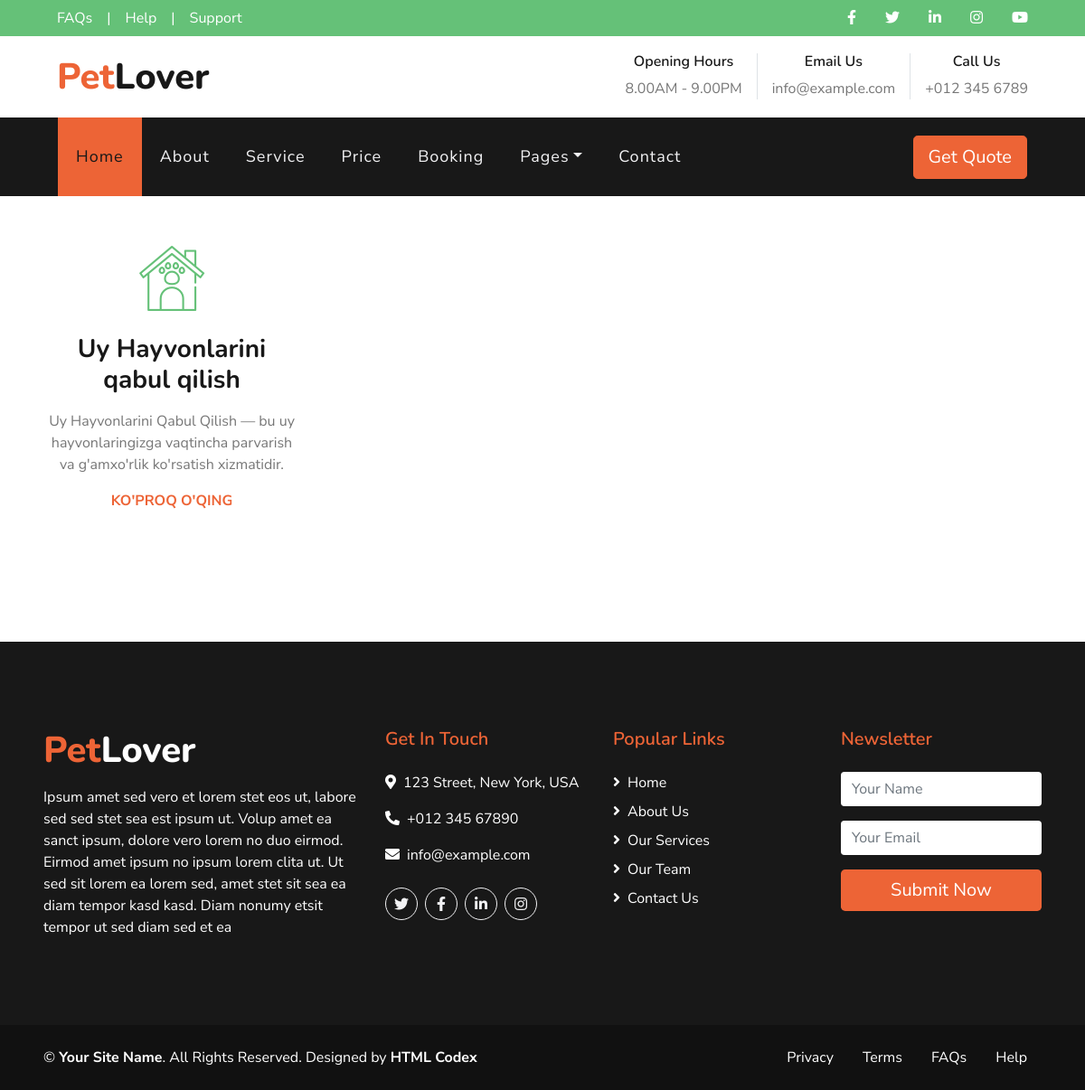
Screenshot of /servicedetail/1/ with the database file from the repository.
### blog/models.py (models this page shows, shortened)
class Service(models.Model):
    name = models.CharField(max_length=100)
    bio = models.TextField()

### blog/views.py (the view)
# urls.py: path('servicedetail/<int:id>/', servicedetail, name='servicedetail'),
def servicedetail(request, id):
    service = Service.objects.get(id=id)
    context = {
        'x': service
    }
    return render(request, 'servicedetail.html', context=context)

### templates/servicedetail.html
{% extends 'base.html' %}
{% load static %}
{% block content %}
<div class="row pb-3">
                <div class="col-md-6 col-lg-4 mb-4">
                    <div class="d-flex flex-column text-center bg-white mb-2 p-3 p-sm-5">
                        <h3 class="flaticon-house display-3 font-weight-normal text-secondary mb-3"></h3>
                        <h3 class="mb-3">{{x.name}}</h3>
                        <p>{{x.bio}}</p>
                        <a class="text-uppercase font-weight-bold" href="">Ko'proq O'qing</a>
                    </div>
                </div>
            </div>
{% endblock content %}

### rows the page displays
Service: name "Uy Hayvonlarini qabul qilish", bio "Uy Hayvonlarini Qabul Qilish — bu uy hayvonlaringizga vaqtincha parvarish va g'amxo'rlik ko'rsatish xizmatidir."
